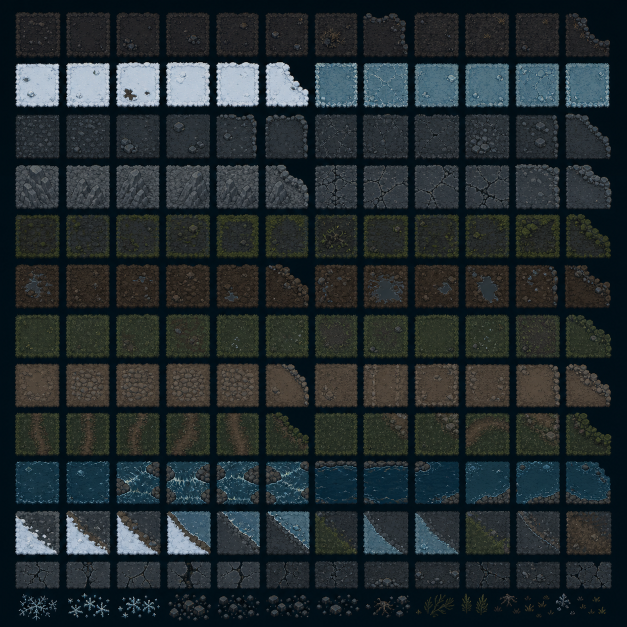
#> input picture assets/imagen/source/terrain_tileset.png, 1254 x 1254 px (shown at 1/2 size)
$ python -i generate_imagen_assets.py   (imports and definitions only)
#> lines starting #> are read from the running program, lines starting #| are printed output that depends on the picture
#> further down, picture is the input picture: PIL image 1254x1254 RGB; mean R, G, B 35.9, 44.6, 47.5
import json
import math
import random
from pathlib import Path

from PIL import Image, ImageEnhance, ImageFilter


ROOT = Path(__file__).resolve().parents[1]
MANIFEST = ROOT / "assets" / "data" / "asset_manifest.json"
SOURCE_DIR = ROOT / "assets" / "imagen" / "source"
OUT_DIR = ROOT / "assets" / "generated"
INDEX_PATH = ROOT / "assets" / "generated" / "asset-index.json"

GRID = 12

SOURCE_BY_CATEGORY = {
    "terrain": "terrain_tileset.png",
    "vegetation": "vegetation_nature.png",
    "rock": "vegetation_nature.png",
    "building": "buildings_village.png",
    "dungeon": "dungeon_ruins.png",
    "prop": "props_loot.png",
    "weapon": "weapons_armor_equipment.png",
    "armor": "weapons_armor_equipment.png",
    "creature": "creatures_npcs.png",
    "effect": "effects_ui.png",
    "ui": "effects_ui.png",
}


# [80 lines left out: functions main, next_cell, not called in this run]


def asset_canvas_size(family):
    size = family["baseVisualSize"]
    return max(8, int(size["w"])), max(8, int(size["h"]))


# [25 lines left out: function make_asset_image, not called in this run]


def remove_background(image):
    rgba = image.convert("RGBA")
    pixels = rgba.load()
    samples = []
    w, h = rgba.size
#> w = 1254; h = 1254
    for x, y in [(0, 0), (w - 1, 0), (0, h - 1), (w - 1, h - 1), (w // 2, 0), (0, h // 2)]:
        samples.append(pixels[x, y][:3])
#> after the loop, samples = [(3, 14, 20), (1, 13, 21), (1, 13, 20), (2, 16, 25), (0, 12, 19), (1, 13, 22)]
    key = tuple(sum(sample[i] for sample in samples) // len(samples) for i in range(3))
#> key = (1, 13, 21)

    for y in range(h):
        for x in range(w):
            r, g, b, a = pixels[x, y]
            dist = math.sqrt((r - key[0]) ** 2 + (g - key[1]) ** 2 + (b - key[2]) ** 2)
            edge_bias = min(x, y, w - 1 - x, h - 1 - y)
            threshold = 42 if edge_bias > 4 else 64
            very_dark_bg = r < 10 and g < 18 and b < 24
            if dist < threshold or very_dark_bg:
                pixels[x, y] = (r, g, b, 0)
            elif dist < threshold + 22:
                alpha = int(a * min(1, (dist - threshold) / 22))
                pixels[x, y] = (r, g, b, alpha)
    return rgba.filter(ImageFilter.GaussianBlur(radius=0.15))
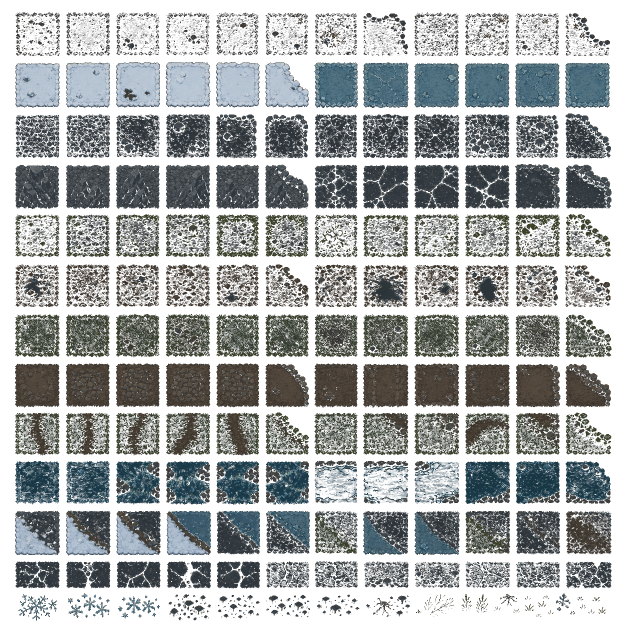
#> returned value: PIL image 1254x1254 RGBA (shown at 1/2 size); mean R, G, B, A 35.9, 44.6, 47.5, 114.3; transparent parts drawn white


def crop_tile_interior(image):
    inset = max(8, int(min(image.width, image.height) * 0.28))
    return image.crop((inset, inset, image.width - inset, image.height - inset))


# [19 lines left out: functions trim_alpha, vary, not called in this run]


# [2 lines not run here, left out]

>>> from PIL import Image
>>> picture = Image.open('../assets/imagen/source/terrain_tileset.png')
>>> result = remove_background(picture)
